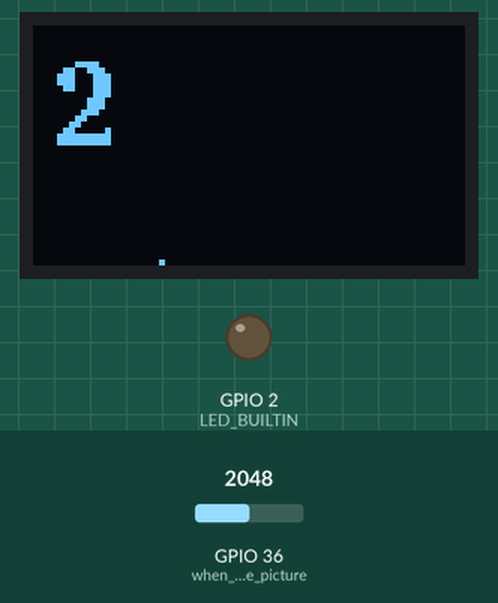
Recording of a sketch running on a simulated ESP32. Parts: 72×40 one-colour display, output pins drawn as LEDs (lit = HIGH). Inputs (shaded band) come from the test bench; at power-on: GPIO 36 (when_HIGH_take_picture) = 2048. Storage starts empty; random numbers use the default seed unless the sketch sets one; the camera gives no picture; what the sketch prints to the serial monitor is not drawn.

Above: at 1.5 s.
1.6 s: GPIO 36 (when_HIGH_take_picture) set to 1069
4.8 s: GPIO 36 (when_HIGH_take_picture) set to 950
At 6.1 s:
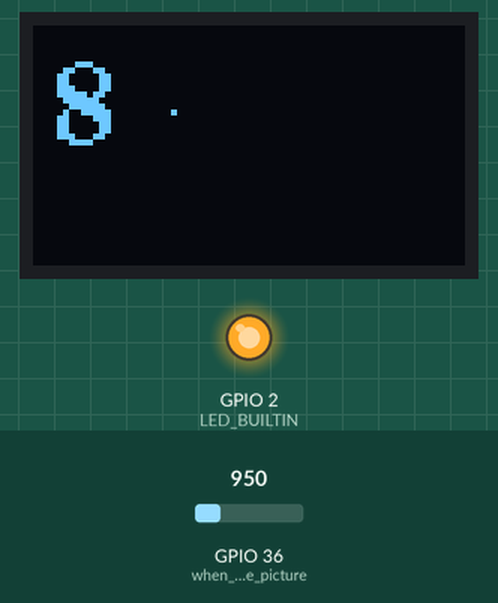
6.4 s: GPIO 36 (when_HIGH_take_picture) set to 1040
At 6.8 s:
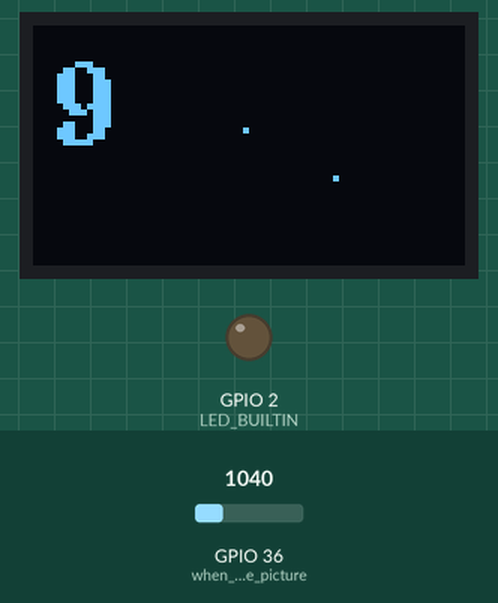
7.9 s: GPIO 36 (when_HIGH_take_picture) set to 960
At 9.2 s:
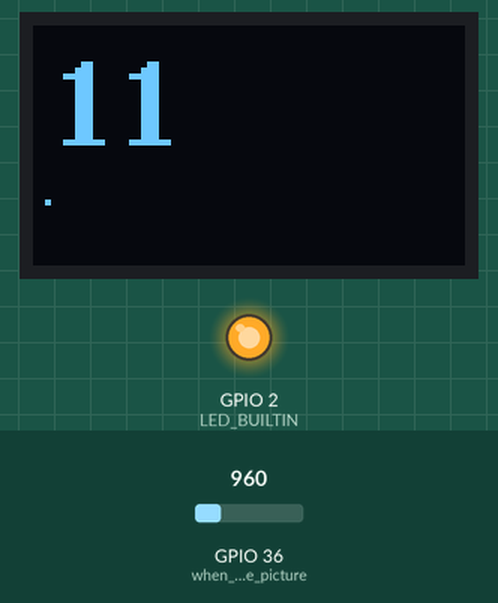
Timing chart, 0 to 10.6 s (numbered marks = the images above; inputs shaded):
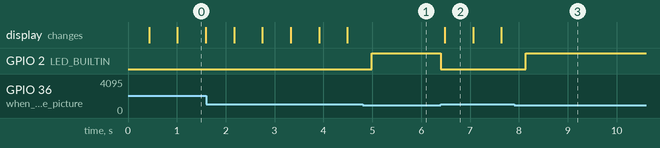

Measured:
- the behaviour switches between 1001 and 1000 on GPIO 36 (when_HIGH_take_picture) (found by bisection; images 0 and 1)
- after the input at 4.8 s, GPIO 2 (LED_BUILTIN): LOW → HIGH after 0.19 s
- after the input at 6.4 s, GPIO 2 (LED_BUILTIN): HIGH → LOW at once; the display: changes after 0.08 s (image 2)
- after the input at 7.9 s, GPIO 2 (LED_BUILTIN): LOW → HIGH after 0.24 s
- what the display in image 0 shows lasts 0.6 s, from 1.0 s to 1.6 s

The sketch:

xiaoML-A0-trigger-image-to-sd-oled-counter.ino
```cpp
/*
typedef enum {
    FRAMESIZE_96X96,    // 96x96
    FRAMESIZE_QQVGA,    // 160x120
    FRAMESIZE_QCIF,     // 176x144
    FRAMESIZE_HQVGA,    // 240x176
    FRAMESIZE_240X240,  // 240x240
    FRAMESIZE_QVGA,     // 320x240
    FRAMESIZE_CIF,      // 400x296
    FRAMESIZE_HVGA,     // 480x320
    FRAMESIZE_VGA,      // 640x480
    FRAMESIZE_SVGA,     // 800x600
    FRAMESIZE_XGA,      // 1024x768
    FRAMESIZE_HD,       // 1280x720
    FRAMESIZE_SXGA,     // 1280x1024
    FRAMESIZE_UXGA,     // 1600x1200
    // 3MP Sensors
    FRAMESIZE_FHD,      // 1920x1080
    FRAMESIZE_P_HD,     //  720x1280
    FRAMESIZE_P_3MP,    //  864x1536
    FRAMESIZE_QXGA,     // 2048x1536
    // 5MP Sensors
    FRAMESIZE_QHD,      // 2560x1440
    FRAMESIZE_WQXGA,    // 2560x1600
    FRAMESIZE_P_FHD,    // 1080x1920
    FRAMESIZE_QSXGA,    // 2560x1920
    FRAMESIZE_INVALID
} framesize_t;
*
*
*
typedef enum {
    PIXFORMAT_RGB565,    // 2BPP/RGB565
    PIXFORMAT_YUV422,    // 2BPP/YUV422
    PIXFORMAT_YUV420,    // 1.5BPP/YUV420
    PIXFORMAT_GRAYSCALE, // 1BPP/GRAYSCALE
    PIXFORMAT_JPEG,      // JPEG/COMPRESSED
    PIXFORMAT_RGB888,    // 3BPP/RGB888
    PIXFORMAT_RAW,       // RAW
    PIXFORMAT_RGB444,    // 3BP2P/RGB444
    PIXFORMAT_RGB555,    // 3BP2P/RGB555
} pixformat_t;

*

*/

#include "esp_camera.h"
#include "FS.h"
#include "SD.h"
#include "SPI.h"
#include <U8g2lib.h>
#include <Wire.h>

//#define CAMERA_MODEL_XIAO_ESP32S3 // Has PSRAM


// Initialize the OLED display
U8G2_SSD1306_72X40_ER_1_HW_I2C u8g2(U8G2_R2, U8X8_PIN_NONE);  // efficient buffer
// u8g2.firstPage(); do { } while (u8g2.nextPage());

// U8G2_SSD1306_72X40_ER_F_HW_I2C u8g2(U8G2_R2, U8X8_PIN_NONE); // full buffer
// u8g2.sendBuffer(); // Transfer the internal memory to the display

//#if defined(CAMERA_MODEL_XIAO_ESP32S3)
#define PWDN_GPIO_NUM     -1
#define RESET_GPIO_NUM    -1
#define XCLK_GPIO_NUM     10
#define SIOD_GPIO_NUM     40
#define SIOC_GPIO_NUM     39

#define Y9_GPIO_NUM       48
#define Y8_GPIO_NUM       11
#define Y7_GPIO_NUM       12
#define Y6_GPIO_NUM       14
#define Y5_GPIO_NUM       16
#define Y4_GPIO_NUM       18
#define Y3_GPIO_NUM       17
#define Y2_GPIO_NUM       15
#define VSYNC_GPIO_NUM    38
#define HREF_GPIO_NUM     47
#define PCLK_GPIO_NUM     13

//#else
//#error "Camera model not selected"
//#endif

//#include "camera_pins.h"

//int myNextImage = 5000;   //seconds between images
unsigned long lastCaptureTime = 0; // Last shooting time
int imageCount = 1;                // File Counter
bool camera_sign = false;          // Check camera status
bool sd_sign = false;              // Check sd status

int myOledCount = 0;

// Save pictures to SD card
void photo_save(const char * fileName) {
  // Take a photo
  camera_fb_t *fb = esp_camera_fb_get();
  if (!fb) {
    Serial.println("Failed to get camera frame buffer");
    return;
  }
  // Save photo to file
  writeFile(SD, fileName, fb->buf, fb->len);

   // Calculate file size in KB
  float fileSizeKB = fb->len / 1024.0;

  // Print the file size
 Serial.printf("File size: %.2f KB\n", fileSizeKB);

  // Release image buffer
  esp_camera_fb_return(fb);

 // Serial.println("Photo saved to file");
}

// SD card write file
void writeFile(fs::FS &fs, const char * path, uint8_t * data, size_t len){
   // Serial.printf("Writing file: %s\n", path);

    File file = fs.open(path, FILE_WRITE);
    if(!file){
        Serial.println("Failed to open file for writing");
        return;
    }
    if(file.write(data, len) == len){
      //  Serial.println("File written");
    } else {
        Serial.println("Write failed");
    }
    file.close();
}

void setup() {
  Serial.begin(115200);
  pinMode(A0, INPUT);    // when HIGH take picture
  pinMode(LED_BUILTIN,OUTPUT);
  randomSeed(analogRead(A0));  // Seed the random number generator
  imageCount = random(100000);  // so the filename count starts different each time
  if(!Serial){delay(3000);} // This is non-blocking. Does add a delay which can be useful when things go bad.
  // while (!Serial) {delay(10);} // blocking


  u8g2.begin();


  camera_config_t config;
  config.ledc_channel = LEDC_CHANNEL_0;
  config.ledc_timer = LEDC_TIMER_0;
  config.pin_d0 = Y2_GPIO_NUM;
  config.pin_d1 = Y3_GPIO_NUM;
  config.pin_d2 = Y4_GPIO_NUM;
  config.pin_d3 = Y5_GPIO_NUM;
  config.pin_d4 = Y6_GPIO_NUM;
  config.pin_d5 = Y7_GPIO_NUM;
  config.pin_d6 = Y8_GPIO_NUM;
  config.pin_d7 = Y9_GPIO_NUM;
  config.pin_xclk = XCLK_GPIO_NUM;
  config.pin_pclk = PCLK_GPIO_NUM;
  config.pin_vsync = VSYNC_GPIO_NUM;
  config.pin_href = HREF_GPIO_NUM;
  config.pin_sscb_sda = SIOD_GPIO_NUM;
  config.pin_sscb_scl = SIOC_GPIO_NUM;
  config.pin_pwdn = PWDN_GPIO_NUM;
  config.pin_reset = RESET_GPIO_NUM;
  config.xclk_freq_hz = 20000000;
  config.frame_size = FRAMESIZE_UXGA;
  config.pixel_format = PIXFORMAT_JPEG; // for streaming
  config.grab_mode = CAMERA_GRAB_WHEN_EMPTY;
  config.fb_location = CAMERA_FB_IN_PSRAM;
  config.jpeg_quality = 12;   // 2 best 12 fine
  config.fb_count = 1;

  // if PSRAM IC present, init with UXGA resolution and higher JPEG quality
  //                      for larger pre-allocated frame buffer.
  if(config.pixel_format == PIXFORMAT_JPEG){
    if (psramFound()) {
      Serial.println("PSRAM has been successfully detected.");
    } else {
      Serial.println("PSRAM was NOT detected.");
    }
    if(psramFound()){
      config.jpeg_quality = 10;  //12 low quality --> 4 high quality but causes issues
      config.fb_count = 2;
      config.grab_mode = CAMERA_GRAB_LATEST;
    } else {
      // Limit the frame size when PSRAM is not available
      config.frame_size = FRAMESIZE_SVGA;
      config.fb_location = CAMERA_FB_IN_DRAM;
    }
  } else {
    // Best option for face detection/recognition
    config.frame_size = FRAMESIZE_240X240;
#if CONFIG_IDF_TARGET_ESP32S3
    config.fb_count = 2;
#endif
  }

  // camera init
  esp_err_t err = esp_camera_init(&config);
  if (err != ESP_OK) {
    Serial.printf("Camera init failed with error 0x%x", err);
    return;
  }

  camera_sign = true; // Camera initialization check passes

  // Initialize SD card
  if(!SD.begin(21)){
    Serial.println("Card Mount Failed");
    return;
  }
  uint8_t cardType = SD.cardType();

  // Determine if the type of SD card is available
  if(cardType == CARD_NONE){
    Serial.println("No SD card attached");
    return;
  }

  Serial.print("SD Card Type: ");
  if(cardType == CARD_MMC){
    Serial.println("MMC");
  } else if(cardType == CARD_SD){
    Serial.println("SDSC");
  } else if(cardType == CARD_SDHC){
    Serial.println("SDHC");
  } else {
    Serial.println("UNKNOWN");
  }

  sd_sign = true; // sd initialization check passes


}

void loop() {
    int myA0 = analogRead(A0);
  // Camera & SD available, start taking pictures
  if(camera_sign && sd_sign){
    if (myA0 > 1000){  // actually the max is 4095
      digitalWrite(LED_BUILTIN, LOW);  // onboard LED on (weird)

      Serial.println("Picture taken since A0 was: "+ String(myA0));
      char filename[32];
      sprintf(filename, "/image%d.jpg", imageCount);
      photo_save(filename);
      Serial.printf("Saved picture：%s\n", filename);
      imageCount++;
      myOledCount++;

      u8g2.firstPage();
      do {
        // Set font
       // u8g2.setFont(u8g2_font_ncenB08_tr);
        u8g2.setFont(u8g2_font_ncenB14_tr);


        // Display "number" centered

        u8g2.setCursor(3, 20);
        u8g2.print(String(myOledCount));

        // random pixel
        u8g2.drawPixel(random(72), random(40));

      } while (u8g2.nextPage());

      delay(500); // so we don't take too many images too fast
      digitalWrite(LED_BUILTIN, HIGH);  // on board LED off (weird)
      Serial.println();
  }
  }
}
```
